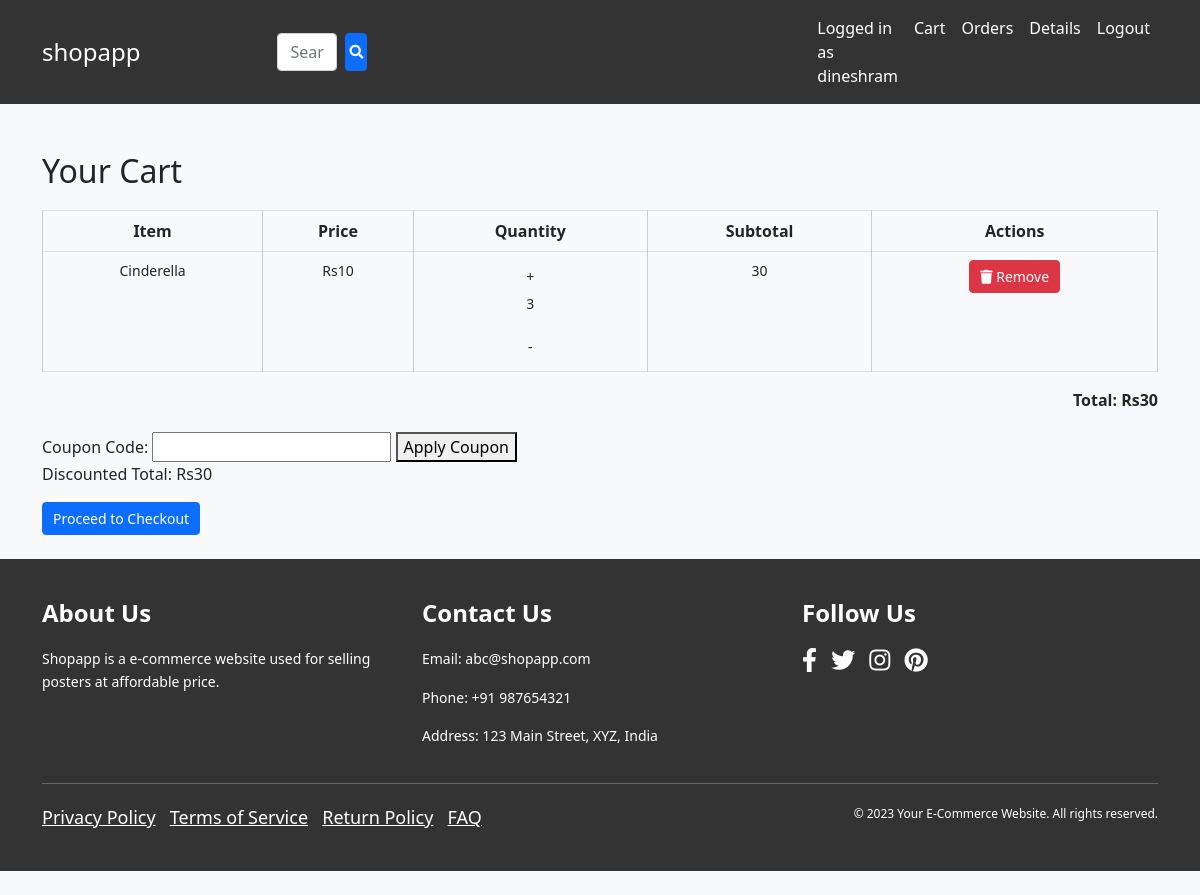
The app's page /cart/ (signed in) with its own data.
### shopping/models.py (models this page shows)
class Base(models.Model):
    unique_id = models.UUIDField(default=uuid.uuid4, editable=False, primary_key=True)
    create_date = models.DateField(auto_now_add= True)
    update_date = models.DateField(auto_now_add= True)
    class Meta:
        abstract = True

class cart_item(Base):
    cart = models.ForeignKey(cart, on_delete = models.CASCADE, related_name = 'cart_items')
    item = models.ForeignKey(item, on_delete= models.CASCADE)
    quantity = models.IntegerField(default=0)
    @property
    def item_total(self):
        return self.quantity * self.item.price

class item(Base):
    type = models.ForeignKey(item_category, on_delete= models.CASCADE, related_name= 'category')
    item_name = models.CharField(max_length= 1000, unique=  True)
    price = models.IntegerField(default= 0)
    image = models.ImageField(upload_to='item')
    ratings = models.OneToOneField('rating', on_delete=models.SET_NULL, null=True, blank=True)

### shopping/views.py (the view)
# urls.py: path("cart/", views.car, name = "cart"),
@login_required
def car(request):
    cart_obj,_ = cart.objects.get_or_create(is_paid=False, user=request.user)
    cart_items = cart_item.objects.filter(cart=cart_obj)
    try:
        coupon_obj = coupon.objects.filter(Code=request.GET.get('coupon_code'), valid_until__gte=timezone.now()).first()
    except coupon.DoesNotExist:
        coupon_obj = None
    cart_total = 0
    for cart_ite in cart_items:
        cart_total += cart_ite.item.price * cart_ite.quantity
        print(cart_total)
    if coupon_obj:
        discount_amount = 0
        if coupon_obj.type == "%":
            if cart_total > 0:
                discount_amount = cart_total* ((100 - coupon_obj.discount)/100)
        elif coupon_obj.type == "Rs":
            if cart_total > int(coupon_obj.discount):
                discount_amount = cart_total - coupon_obj.discount
            else:
                discount_amount = 0
        else:
            discount_amount = cart_total
    else:
        discount_amount = cart_total
    context = {
        'cart': cart_obj,
        'cart_total': cart_total,
        'discount' : discount_amount,
        'coupon' : coupon_obj
    }
    return render(request, 'cart.html', context)

### template/cart.html (shortened to what this page needs)
{% extends 'base.html' %}
{% block content %}
  <h2>Your Cart</h2>
  {% if cart %}
    <table class="table table-bordered">
      <thead>
        <tr>
          <th>Item</th>
          <th>Price</th>
          <th>Quantity</th>
          <th>Subtotal</th>
          <th>Actions</th>
        </tr>
      </thead>
      <tbody>
        {% for cart_item in cart.cart_items.all %}
          <tr>
            <td>{{ cart_item.item.item_name }}</td>
            <td>Rs{{ cart_item.item.price }}</td>
            <td>
              <form method="post" action="{% url 'increment_quantity' cart_item.unique_id %}">
                <button type="submit" class="btn btn-default btn-sm">+</button>
                <p> {{cart_item.quantity}} </p>
              </form>
              <form method="post" action="{% url 'decrement_quantity' cart_item.unique_id %}">
                <button type="submit" class="btn btn-default btn-sm">-</button>
              </form>
            </td>
            <td>{{ cart_item.item_total }}</td>
            <td>
              <a href="{% url 'remove_cart_item' cart_item.unique_id %}" class="btn btn-danger">
                <i class="fas fa-trash"></i> Remove
              </a>
            </td>
          </tr>
        {% endfor %}
      </tbody>
    </table>
    <div class="text-right">
      <p><strong>Total: Rs{{ cart_total }}</strong></p>
    </div>
<form action="{% url 'cart' %}" method="GET">
  <label for="coupon_code">Coupon Code:</label>
  <input type="text" name="coupon_code" id="coupon_code">
  <button type="submit">Apply Coupon</button>
</form>
<p>Discounted Total: Rs{{ discount }}</p>
{% if discount %}
<a href="{% url 'payment' discount %}" class="btn btn-primary">Proceed to Checkout</a>
{%else%}
<a href="{% url 'payment' cart_total %}" class="btn btn-primary">Proceed to Checkout</a>
{%endif%}
  {% else %}
    <p>Your cart is empty.</p>
  {% endif %}
{% endblock %}

### template/base.html (shortened to what this page needs)
<!doctype html>
<html lang="en">
<head>
  <link rel="stylesheet" href="https://cdnjs.cloudflare.com/ajax/libs/font-awesome/5.15.3/css/all.min.css">
  <link rel="stylesheet" href="https://cdnjs.cloudflare.com/ajax/libs/bootstrap/5.0.2/css/bootstrap.min.css">
  <link rel="stylesheet" href="https://cdnjs.cloudflare.com/ajax/libs/font-awesome/5.15.4/css/all.min.css" />
</head>
<body>
  <nav class="navbar navbar-expand-lg" style="background-color: #333; color: #fff;">
    <div class="container">
        <a class="navbar-brand mr-auto" href="{% url 'home' %}" style="font-size: 1.5rem; color: #fff;">shopapp</a>
        <div class="container">
    <div class="row">
        <div class="col-md-8 offset-md-2 mb-4">
          <br>
          <form action="{% url 'search_items' %}" method="get" class="d-flex">
            <input type="text" name="q" class="form-control me-2" placeholder="Search" aria-label="Search">
            <button type="submit" class="btn btn-primary" style="position: relative;">
              <i class="fas fa-search" style="position: absolute; top: 50%; left: 50%; transform: translate(-50%, -50%);"></i>
            </button>
          </form>
        </div>
    </div>
</div>
        <div class="collapse navbar-collapse" id="navbarNav">
            <ul class="navbar-nav ml-auto">
                {% if user.is_authenticated %}
                <li class="nav-item">
                    <a class="nav-link" href="#" style="color: #fff;">Logged in as {{ user.username }}</a>
                </li>
                <li class="nav-item">
                    <a class="nav-link" href="{% url 'cart' %}" style="color: #fff;">Cart</a>
                </li>
                <li class="nav-item">
                    <a class="nav-link" href="{% url 'order' %}" style="color: #fff;">Orders</a>
                </li>
                <li class="nav-item">
                    <a class="nav-link" href="{% url 'details' %}" style="color: #fff;">Details</a>
                </li>
                <li class="nav-item">
                  <a class="nav-link" href="{% url 'logout' %}" style="color: #fff;">Logout</a>
              </li>
                {% else %}
                <li class="nav-item">
                    <a class="nav-link" href="{% url 'login' %}" style="color: #fff;">Login</a>
                </li>
                {% endif %}
            </ul>
        </div>
    </div>
</nav>
  <div class="container mt-5">
    {% block content %}
    {% endblock %}
  </div>
  <footer class="bg-light py-4">
    <footer class="footer">
        <div class="container">
          <div class="row">
            <div class="col-md-4">
              <h4>About Us</h4>
              <p> Shopapp is a e-commerce website used for selling posters at affordable price.</p>
            </div>
            <div class="col-md-4">
              <h4>Contact Us</h4>
              <p>Email: abc@shopapp.com</p>
              <p>Phone: +91 987654321</p>
              <p>Address: 123 Main Street, XYZ, India</p>
            </div>
            <div class="col-md-4">
              <h4>Follow Us</h4>
              <ul class="list-inline">
                <li class="list-inline-item"><a href="#"><i class="fab fa-facebook-f"></i></a></li>
                <li class="list-inline-item"><a href="#"><i class="fab fa-twitter"></i></a></li>
                <li class="list-inline-item"><a href="#"><i class="fab fa-instagram"></i></a></li>
                <li class="list-inline-item"><a href="#"><i class="fab fa-pinterest"></i></a></li>
              </ul>
            </div>
          </div>
          <hr>
          <div class="row">
            <div class="col-md-6">
              <ul class="list-inline">
                <li class="list-inline-item"><a href="#">Privacy Policy</a></li>
                <li class="list-inline-item"><a href="#">Terms of Service</a></li>
                <li class="list-inline-item"><a href="#">Return Policy</a></li>
                <li class="list-inline-item"><a href="#">FAQ</a></li>
              </ul>
            </div>
            <div class="col-md-6">
              <p class="text-right">© 2023 Your E-Commerce Website. All rights reserved.</p>
            </div>
          </div>
        </div>
      </footer>
</body>
</html>

### template/base.html (style rules this page uses)
body { background-color: #f8f9fa; }
.footer { background-color: #333; color: #fff; padding: 40px 0; }
.footer h4 { color: #fff; font-weight: bold; margin-bottom: 20px; }
.footer p { font-size: 14px; line-height: 1.6; }
.footer ul.list-inline { margin: 0; padding: 0; list-style: none; }
.footer ul.list-inline li { display: inline-block; margin-right: 10px; }
.footer ul.list-inline li a { color: #fff; font-size: 18px; transition: color 0.3s ease; }
.footer hr { border-color: #555; margin: 20px 0; }
.footer ul.list-inline li a i { font-size: 24px; }
.footer p.text-right { font-size: 12px; margin-bottom: 0; }

### template/cart.html (style rules this page uses)
h2 { margin-bottom: 20px; }
table { width: 100%; border-collapse: collapse; margin-bottom: 30px; }
th, td { padding: 10px; text-align: center; border: 1px solid #ccc; }
th { background-color: #f2f2f2; }
td { font-size: 14px; }
.btn { padding: 5px 10px; font-size: 14px; }
.form-control { max-width: 60px; }
.text-right { text-align: right; margin-bottom: 20px; }

### records on screen
cart_item: item.item_name "Cinderella", item.price "10", quantity "3", item_total "30"

### other values on screen
{{ user.username }} "dineshram"
{{ cart_total }} "30"
{{ discount }} "30"
